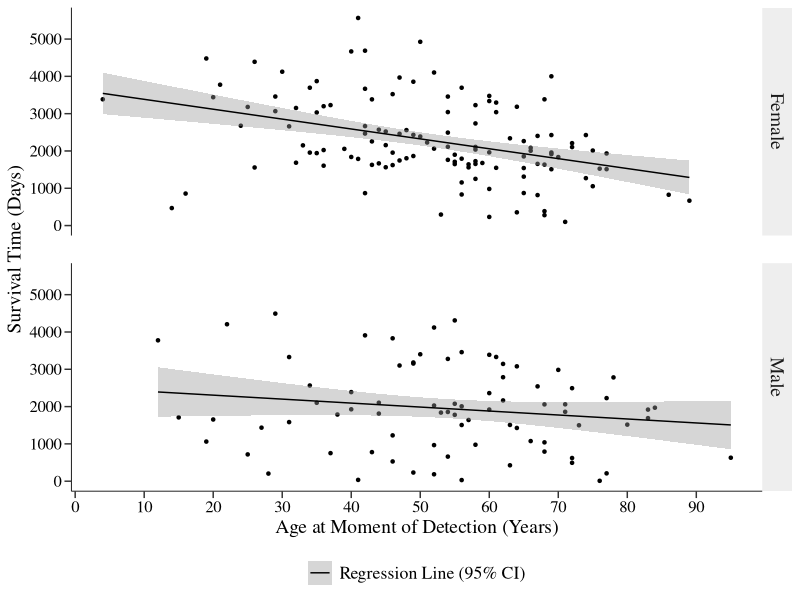

Source code (R):
## Packages used 
{library(MASS) #Package where data set was obtained
library(ggplot2)
## Source of data for figure was MASS package
## Data set is called Melanoma
data("Melanoma") ## Calling data set
## Decided to convert gender factor for clarity when working with the figure
Melanoma["sex"][Melanoma["sex"] == "0"] <- "Female"
Melanoma["sex"][Melanoma["sex"] == "1"] <- "Male"
## Plot
ggplot(data = Melanoma, aes(x = age, y = time)) +
  geom_point(shape = 20) + ## Changed default point shapes
  ## Assigning new break for both variables:
  scale_x_continuous(breaks = seq (0, 100, 10)) + 
  scale_y_continuous(breaks = seq (0, 6000, 1000)) +
  ## Inclusion of regression line and 95% CI interval
  geom_smooth(aes(linetype = "Regression Line (95% CI)"), method = "lm", colour = "black", size = 0.5, se = TRUE) +
  ## Creation two facets based of gender factor
  facet_grid(rows = vars(sex)) + 
  ## Assigning labels to both axis
  labs(x = "Age at Moment of Detection (Years)", y = "Survival Time (Days)") +
  ## Customizing theme for APA compliance
  theme (panel.background = element_blank(),
        text = element_text(family = "serif", size = 16), ##Font change to similar to Times New Roman
        axis.ticks.length = unit(5, "pt"), ## Length of ticks
        axis.line = element_line(size = 0.3), ## Reducing default size of line
        axis.title =  element_text(size = 14), ## Title more prominent
        axis.text = element_text(size = 12, color = "black"), ## Text of axis less prominent than axis title
        strip.background = element_rect(fill = "#EEEEEE"), ## Changing color of facet labels so it is more discreet
        strip.text.y = element_text(size = 14), ## Text of panels consistent with axis titles
        panel.spacing = unit(20, "pt"), ## Added some spacing between panels for clarity
        legend.title = element_blank(), ## Legend title left blank to avoid "linetype" text
        legend.position = "bottom", ## Decided to position the legend in the bottom since on the right used too much space and reduced the axis  
        legend.spacing.y = unit(1, "pt") ## Small re-position of legend
        )
}
